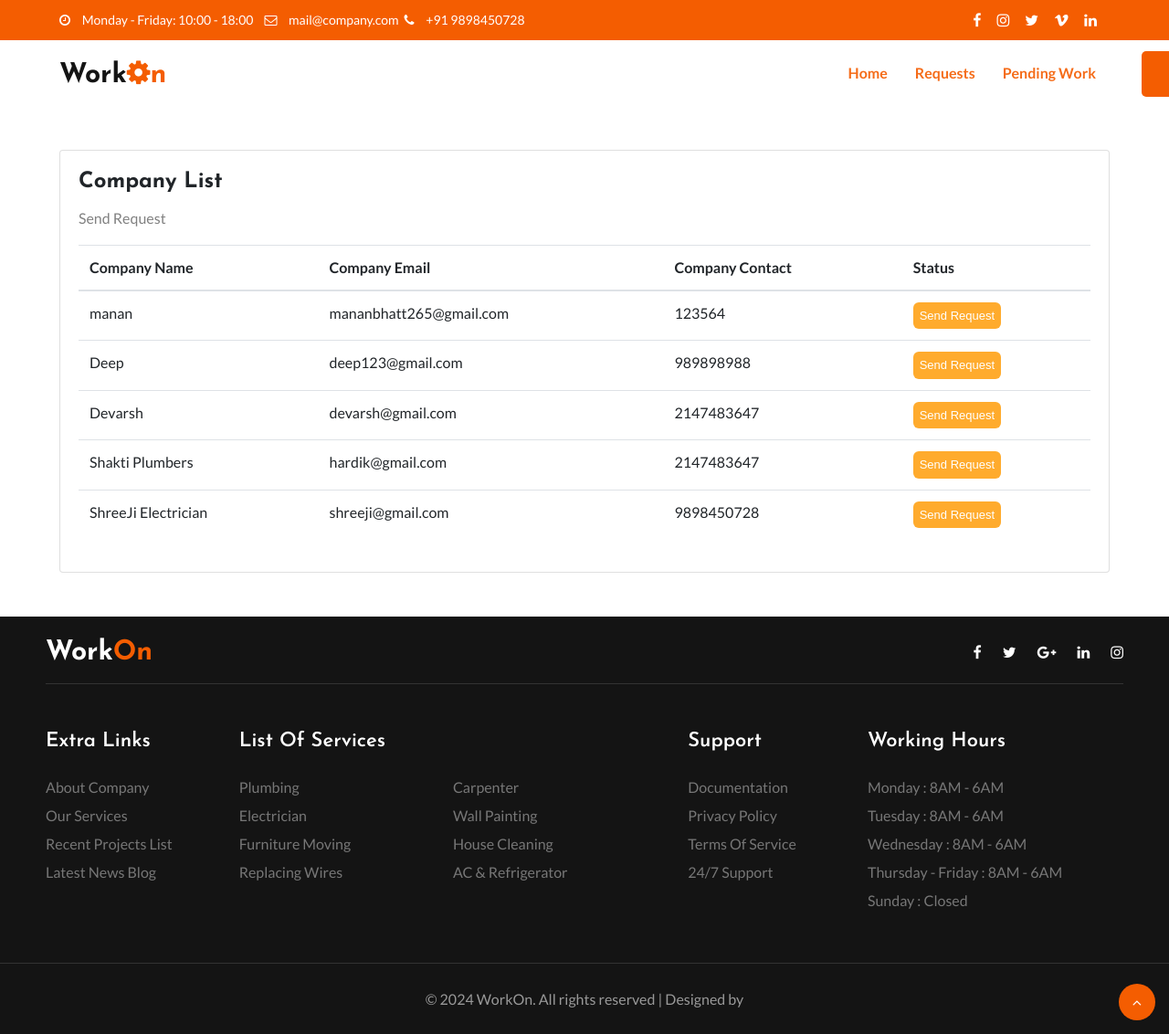
/worker/contact.php (signed in), run on the app's committed database.
### tables this page shows
CREATE TABLE `company_master_table1` (
  `company_id` int(6) NOT NULL,
  `com_name` varchar(50) NOT NULL,
  `email` varchar(60) NOT NULL,
  `contact` bigint(10) NOT NULL,
  `password` varchar(20) NOT NULL,
  `address` varchar(150) NOT NULL,
  `city` int(3) NOT NULL,
  `area` varchar(10) NOT NULL,
  `visit_charges` int(4) NOT NULL,
  `skill_list` varchar(50) NOT NULL,
  `profile_pic` varchar(400) NOT NULL,
  `discription` varchar(255) NOT NULL,
  `joined_date` datetime(6) NOT NULL DEFAULT current_timestamp(6),
  `com_verified` tinyint(1) NOT NULL,
  `identity_doc` varchar(100) NOT NULL,
  `com_aadhar` bigint(14) NOT NULL,
  `com_block` tinyint(1) NOT NULL
);

### worker/send_request.php (the view, shortened to what this page needs)
    <div class="card">
        <div class="card-body">
            <h4 class="card-title">Company List</h4>
            <p class="card-description">Send Request
            </p>
            <?php
    $sql = "SELECT * FROM `company_master_table1`";
    $result = mysqli_query($conn, $sql);
    if($result !== FALSE)
    {
        ?>
            <div class="table-responsive">
                <table class="table">
                    <thead>
                        <tr>
                            <th>Company Name</th>
                            <th>Company Email</th>
                            <th>Company Contact</th>
                            <th>Status</th>
                        </tr>
                    </thead>
                    <tbody>
                        <?php
                      while($row = mysqli_fetch_array($result))
                      {
                       ?>
                        <tr>
                            <td><?php echo $row['com_name'];?></td>
                            <td><?php echo $row['email'];?></td>
                            <td><?php echo $row['contact'];?></td>
                            <td><a href="see_profile.php?email1=<?php echo $row['email'];?>"><input
                                        type="submit" value="Send Request"
                                        style="background:#ffab2d;color:#ffffff;border:0px;border-radius:6px;padding:5px 7px;font-family:Rubik,sans-serif;font-size: 13px;"/></a>
                            </td>
                            <?php
                        }?>
                        </tr>
                        </tr>
                    </tbody>
                </table>
            </div>
        </div>
        <?php
         }?>
    </div>
</div>

### worker/contact.php (shortened to what this page needs)
<?php
include 'config.php';
?>
<!doctype html>
<html lang="zxx">
<head>
	<link rel="stylesheet" href="assets/css/style-starter.css">
</head>
<body>
	<?php include 'header.php';?>
	<section class="w3l-contact-main">
	<div class="container py-lg-5">
	<?php include 'send_request.php';?>
	</section>
	<?php include 'footer.php';?>
</body>
</html>

### worker/header.php (shortened to what this page needs)
<section class="w3l-top-header-content">
    <div class="hny-top-menu">
        <div class="container">
            <div class="row">
                <ul class="accounts col-sm-8">
                    <li class="top_li"><span class="fa fa-clock-o"></span> <a href="#">Monday - Friday: 10:00 -
                            18:00</a>
                    </li>
                    <li class="top_li mr-lg-0"><span class="fa fa-envelope-o"></span> <a
                            href="mailto:mananbhatt2651@gmail.com" class="mail"> mail@company.com</a>
                    </li>
                    <li class="top_li"><span class="fa fa-phone"></span> <a href="tel:+91 9898450728">+91
                            9898450728</a>
                    </li>
                </ul>
                <ul class="social-top col-sm-4">
                    <li><a href="#"><span class="fa fa-facebook"></span></a></li>
                    <li><a href="#"><span class="fa fa-instagram"></span></a> </li>
                    <li><a href="#"><span class="fa fa-twitter"></span></a></li>
                    <li><a href="#"><span class="fa fa-vimeo"></span></a> </li>
                    <li>
                        <a href="#">
                            <span class="fa fa-linkedin"></span>
                        </a>
                    </li>
                </ul>
            </div>
        </div>
    </div>
</section>
<header class="w3l-header-nav">
    <nav class="navbar navbar-expand-lg navbar-light fill px-lg-0 py-0 px-3">
        <div class="container">
            <h1><a class="navbar-brand" href="index.php">Work<span class="fa fa-cog"></span><span>n</span></a></h1>
            <div class="collapse navbar-collapse" id="navbarSupportedContent">
                <ul class="navbar-nav ml-auto">
                    <li class="nav-item active">
                        <a class="nav-link" href="index.php">Home</a>
                    </li>
                    <?php
                      $sql="SELECT * FROM worker_master WHERE `wor_email`='".$_SESSION['wor_email']."'";
                      $result=mysqli_query($conn,$sql);
                      $user=mysqli_fetch_assoc($result);
                      if($user['wor_self_emp'] == 0)
                      {
                      ?>
                    <li class="nav-item active">
                        <a class="nav-link" href="request1.php">Requests</a>
                    </li>
                    <li class="nav-item active">
                        <a class="nav-link" href="work_1.php">Pending Work</a>
                    </li>
                    <?php
                    }
                    ?>
                </ul>
                <?php include 'logout1.php';?>
            </div>
        </div>
    </nav>
</header>

### worker/logout1.php (shortened to what this page needs)
<!DOCTYPE html>
<html lang="en">
<head>
</head>
<body>
    <div id="mySidenav" class="sidenav">
        <a onclick="myFunction()" id="contact">Logout</a>
    </div>
</body>
</html>

### worker/footer.php (shortened to what this page needs)
<footer class="w3l-footer-66">
        <div class="footer-28-main">
            <div class="container">
                <div class="row footer-hny-top">
                    <div class="col-lg-6 footer-logo pl-lg-0">
                        <h2><a class="navbar-brand" href="index.php">Work<span>On</span></a></h2>
                    </div>
                    <div class="col-lg-6 main-social-footer-28 pr-lg-0">
                        <a href="#facebook"><span class="fa fa-facebook"></a>
                        <a href="#twitter"><span class="fa fa-twitter"></a>
                        <a href="#google"><span class="fa fa-google-plus"></a>
                        <a href="#linkedin"><span class="fa fa-linkedin"></a>
                        <a href="#instagram"><span class="fa fa-instagram"></a>
                    </div>
                </div>
                <div class="row footer-top-28">
                    <div class="col-lg-2 col-md-6 footer-list-28 pl-lg-0">
                        <h6 class="footer-title-28">Extra Links</h6>
                        <ul>
                            <li><a href="about.php">About Company</a></li>
                            <li><a href="services.php">Our Services</a></li>
                            <li><a href="portfolio.php">Recent projects list</a></li>
                            <li><a href="blog.php">Latest News blog</a></li>
                        </ul>
                    </div>
                    <div class="col-lg-5 col-md-6 footer-list-28">
                        <h6 class="footer-title-28">list of Services</h6>
                        <ul class="d-grid footer-column-2">
                            <li><a href="services.php">Plumbing</a></li>
                            <li><a href="services.php">Carpenter</a></li>
                            <li><a href="services.php">Electrician</a></li>
                            <li><a href="services.php">Wall painting</a></li>
                            <li><a href="services.php">Furniture moving</a></li>
                            <li><a href="services.php">House Cleaning</a></li>
                            <li><a href="services.php">Replacing wires</a></li>
                            <li><a href="services.php">AC & Refrigerator</a></li>
                        </ul>
                    </div>
                    <div class="col-lg-2 col-md-6 footer-list-28">
                        <h6 class="footer-title-28">Support</h6>
                        <ul>
                            <li><a href="#link">Documentation</a></li>
                            <li><a href="#link">Privacy policy</a></li>
                            <li><a href="#link">Terms of service</a></li>
                            <li><a href="#link">24/7 support</a></li>
                        </ul>
                    </div>
                    <div class="col-lg-3 col-md-6 footer-list-28 pr-lg-0">
                        <h6 class="footer-title-28">Working Hours</h6>
                        <ul class="working-hours">
                            <li><span>Monday</span> : 8AM - 6AM</li>
                            <li><span>Tuesday</span> : 8AM - 6AM</li>
                            <li><span>Wednesday</span> : 8AM - 6AM</li>
                            <li><span>Thursday - Friday </span> : 8AM - 6AM</li>
                            <li><span>Sunday</span> : Closed</li>
                        </ul>
                    </div>
                </div>
            </div>
            <div class="midd-footer-28 align-center">
                <p class="copy-footer-28">© 2024 WorkOn. All rights reserved | Designed by </p>
            </div>
        </div>
        <button onclick="topFunction()" id="movetop" title="Go to top">
            <span class="fa fa-angle-up"></span>
        </button>
    </footer>

### worker/logout1.php (style rules this page uses)
#mySidenav a { position: absolute; right: -70px; transition: 0.3s; padding: 10px 0 10px 30px; width: 100px; height: 50px; text-decoration: none; font-size: 20px; color: white; border-radius: 5px 0 0 5px; }
#contact { top: 0; background-color: #f45d01 }

### data on the page
company_master_table1: com_name "manan", email "mananbhatt265@gmail.com", contact "123564"
company_master_table1: com_name "Deep", email "deep123@gmail.com", contact "989898988"
company_master_table1: com_name "Devarsh", email "devarsh@gmail.com", contact "2147483647"
company_master_table1: com_name "Shakti Plumbers", email "hardik@gmail.com", contact "2147483647"
company_master_table1: com_name "ShreeJi Electrician", email "shreeji@gmail.com", contact "9898450728"
